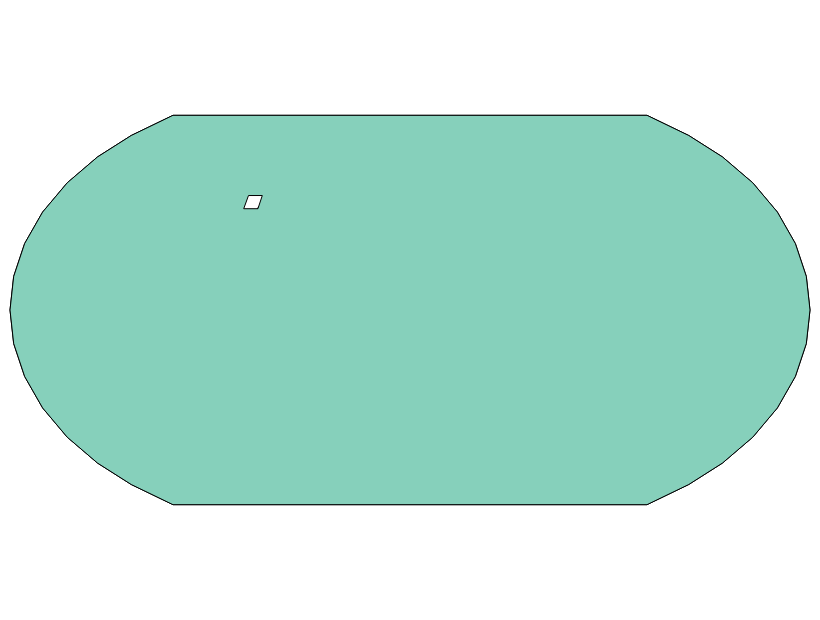

This figure's Vega-Lite source:
### Vega specification from a JSON file in a GitHub repository (floating-point values rounded to 4 significant figures)
{"$schema": "https://vega.github.io/schema/vega/v6.json", "autosize": "none", "background": "white", "padding": 5, "width": 400, "height": 300, "style": "view", "data": [{"name": "source_0", "values": [{"type": "Feature", "properties": {"name": "a", "v": 3}, "geometry": {"type": "Polygon", "coordinates": [[[-125, 32], [-118, 48], [-100, 49], [-95, 30], [-110, 28], [-125, 32]]]}}, {"type": "Feature", "properties": {"name": "b", "v": 9}, "geometry": {"type": "Polygon", "coordinates": [[[-95, 30], [-80, 25], [-70, 44], [-90, 48], [-95, 30]]]}}, {"type": "Feature", "properties": {"name": "c", "v": 5}, "geometry": {"type": "Polygon", "coordinates": [[[-82, 35], [-75, 35], [-75, 40], [-82, 40], [-82, 35]]]}}], "format": {"type": "json"}}, {"name": "data_0", "source": "source_0", "transform": [{"type": "formula", "expr": "datum[\"properties\"] && datum[\"properties\"][\"v\"]", "as": "properties.v"}, {"type": "filter", "expr": "isValid(datum[\"properties.v\"]) && isFinite(+datum[\"properties.v\"])"}]}], "projections": [{"name": "projection", "size": {"signal": "[width, height]"}, "fit": {"signal": "data('data_0')"}, "type": "EqualEarth"}], "marks": [{"name": "marks", "type": "shape", "style": ["geoshape"], "from": {"data": "data_0"}, "encode": {"update": {"stroke": {"value": "black"}, "strokeWidth": {"value": 0.5}, "fill": {"scale": "color", "field": "properties\\.v"}, "ariaRoleDescription": {"value": "geoshape"}, "description": {"signal": "\"properties.v: \" + (format(datum[\"properties.v\"], \"\"))"}}}, "transform": [{"type": "geoshape", "projection": "projection"}]}], "scales": [{"name": "color", "type": "linear", "domain": {"data": "data_0", "field": "properties\\.v"}, "range": "heatmap", "interpolate": "hcl", "zero": false}], "legends": [{"fill": "color", "gradientLength": {"signal": "clamp(height, 64, 200)"}, "title": "properties.v"}]}
